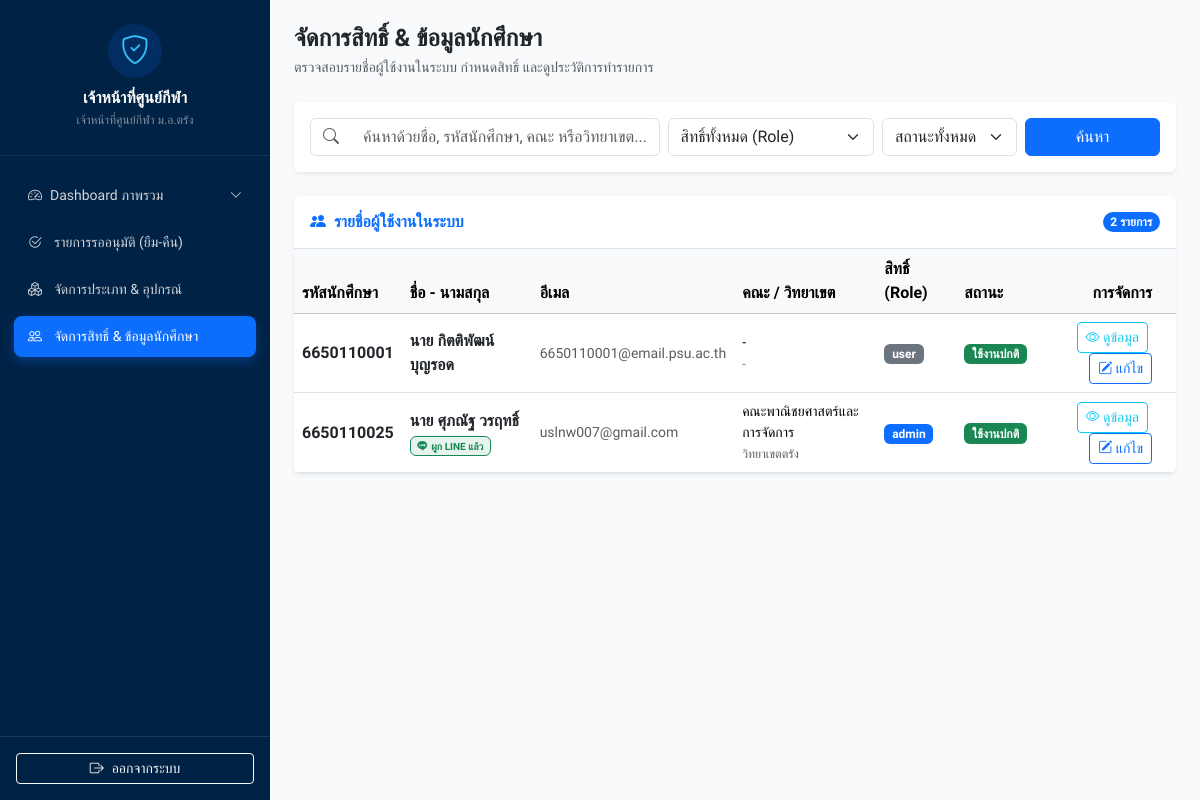
Screenshot of /admin/users.php (signed in) with the database file from the repository.
### tables this page shows
CREATE TABLE IF NOT EXISTS `user` (
  `user_id` int(11) NOT NULL AUTO_INCREMENT,
  `line_user_id` varchar(255) DEFAULT NULL,
  `student_id` varchar(50) DEFAULT NULL,
  `full_name` varchar(255) DEFAULT NULL,
  `email` varchar(255) DEFAULT NULL,
  `gender` varchar(20) DEFAULT NULL,
  `national_id` varchar(13) DEFAULT NULL,
  `faculty` varchar(100) DEFAULT NULL,
  `campus` varchar(100) DEFAULT NULL,
  `role` enum('user','admin') DEFAULT 'user',
  `status` enum('active','inactive','graduated') DEFAULT 'active',
  `enrollment_year` int(4) DEFAULT NULL,
  `created_at` timestamp NOT NULL DEFAULT current_timestamp(),
  PRIMARY KEY (`user_id`),
  UNIQUE KEY `line_user_id` (`line_user_id`),
  UNIQUE KEY `psu_passport_id` (`student_id`) USING BTREE
);

### admin/users.php (the view, shortened to what this page needs)
<?php
require_once '../config/db.php';
$search = trim($_GET['search'] ?? '');
$role_filter =$_GET['role'] ?? 'all';
$status_filter =$_GET['status'] ?? 'all';
$conditions = [];$params = [];
$whereSql = !empty($conditions) ? "WHERE " . implode(" AND ", $conditions) : "";
$stmt =$pdo->prepare("SELECT u.* FROM user u $whereSql ORDER BY u.user_id DESC");
$stmt->execute($params);
$userList =$stmt->fetchAll(PDO::FETCH_ASSOC);
?>
<!DOCTYPE html>
<html lang="th">
<head>
</head>
<body class="d-flex">
    <?php include '../components/sidebar.php'; ?>
    <div class="flex-grow-1 p-4" style="background-color: #f8fafc; min-height: 100vh;">
        <div class="d-flex justify-content-between align-items-center mb-4">
            <div>
                <h4 class="fw-bold mb-1 text-dark">จัดการสิทธิ์ & ข้อมูลนักศึกษา</h4>
                <p class="text-muted small mb-0">ตรวจสอบรายชื่อผู้ใช้งานในระบบ กำหนดสิทธิ์ และดูประวัติการทำรายการ</p>
            </div>
        </div>
        <div class="card card-custom p-3 border-0 shadow-sm mb-4">
            <form method="GET" action="users.php" class="row g-2 align-items-center">
                <div class="col-md-5">
                    <div class="input-group">
                        <span class="input-group-text bg-white text-muted"><i class="bi bi-search"></i></span>
                        <input type="text" name="search" class="form-control border-start-0" placeholder="ค้นหาด้วยชื่อ, รหัสนักศึกษา, คณะ หรือวิทยาเขต..." value="<?= htmlspecialchars($search) ?>">
                    </div>
                </div>
                <div class="col-md-3">
                    <select name="role" class="form-select">
                        <option value="all" <?= $role_filter === 'all' ? 'selected' : '' ?>>สิทธิ์ทั้งหมด (Role)</option>
                    </select>
                </div>
                <div class="col-md-2">
                    <select name="status" class="form-select">
                        <option value="all" <?= $status_filter === 'all' ? 'selected' : '' ?>>สถานะทั้งหมด</option>
                    </select>
                </div>
                <div class="col-md-2 d-flex gap-2">
                    <button type="submit" class="btn btn-primary w-100 fw-medium">ค้นหา</button>
                </div>
            </form>
        </div>
        <div class="card card-custom p-0 overflow-hidden border-0 shadow-sm">
            <div class="card-header bg-white py-3 border-bottom d-flex justify-content-between align-items-center">
                <h6 class="fw-bold mb-0 text-primary"><i class="bi bi-people-fill me-2"></i>รายชื่อผู้ใช้งานในระบบ</h6>
                <span class="badge bg-primary rounded-pill"><?= count($userList) ?> รายการ</span>
            </div>
            <div class="table-responsive">
                <table class="table table-hover mb-0 align-middle">
                    <thead class="table-light text-secondary">
                        <tr>
                            <th>รหัสนักศึกษา</th>
                            <th>ชื่อ - นามสกุล</th>
                            <th>อีเมล</th>
                            <th>คณะ / วิทยาเขต</th>
                            <th>สิทธิ์ (Role)</th>
                            <th>สถานะ</th>
                            <th class="text-end pe-4">การจัดการ</th>
                        </tr>
                    </thead>
                    <tbody>
                        <?php foreach ($userList as$u): ?>
                        <tr>
                            <td class="fw-semibold text-dark">
                                <?= htmlspecialchars($u['student_id'] ?? '-') ?>
                            </td>
                            <td>
                                <div class="fw-bold text-dark"><?= htmlspecialchars($u['full_name'] ?? 'ไม่ระบุชื่อ') ?></div>
                                <?php if (!empty($u['line_user_id'])): ?>
                                    <span class="badge bg-success bg-opacity-10 text-success border border-success" style="font-size: 10px;">
                                        <i class="bi bi-line me-1"></i>ผูก LINE แล้ว
                                    </span>
                                <?php endif; ?>
                            </td>
                            <td class="small text-muted"><?= htmlspecialchars($u['email'] ?? '-') ?></td>
                            <td class="small">
                                <div><?= htmlspecialchars($u['faculty'] ?? '-') ?></div>
                                <small class="text-muted"><?= htmlspecialchars($u['campus'] ?? '-') ?></small>
                            </td>
                            <td>
                                <?php if ($u['role'] === 'admin'): ?>
                                    <span class="badge bg-primary px-2.5 py-1">admin</span>
                                <?php else: ?>
                                    <span class="badge bg-secondary px-2.5 py-1">user</span>
                                <?php endif; ?>
                            </td>
                            <td>
                                <?php if ($u['status'] === 'active'): ?>
                                    <span class="badge bg-success">ใช้งานปกติ</span>
                                <?php elseif ($u['status'] === 'inactive'): ?>
                                    <span class="badge bg-danger">ระงับใช้งาน</span>
                                <?php elseif ($u['status'] === 'graduated'): ?>
                                    <span class="badge bg-warning text-dark">จบการศึกษา</span>
                                <?php else: ?>
                                    <span class="badge bg-secondary"><?= htmlspecialchars($u['status']) ?></span>
                                <?php endif; ?>
                            </td>
                            <td class="text-end pe-4">
                                <button type="button" class="btn btn-sm btn-outline-info px-2.5 fw-medium me-1" onclick="viewUserDetail(<?= $u['user_id'] ?>)">
                                    <i class="bi bi-eye"></i> ดูข้อมูล
                                </button>
                                <button type="button" class="btn btn-sm btn-outline-primary px-2.5 fw-medium" onclick='openEditUserModal(<?= json_encode($u, JSON_UNESCAPED_UNICODE) ?>)'>
                                    <i class="bi bi-pencil-square"></i> แก้ไข
                                </button>
                            </td>
                        </tr>
                        <?php endforeach; ?>
                    </tbody>
                </table>
            </div>
        </div>
    </div>
</body>
</html>

### components/sidebar.php (style rules this page uses)
body { font-family: 'Prompt', sans-serif; background-color: #f4f7fa; }

### rows the page displays
user: student "6650110001", full_name "นาย กิตติพัฒน์ บุญรอด", email "6650110001@email.psu.ac.th", faculty "-", campus "-", role "user", status "ใช้งานปกติ"
user: student "6650110025", full_name "นาย ศุภณัฐ วรฤทธิ์", shows "ผูก LINE แล้ว", email "uslnw007@gmail.com", faculty "คณะพาณิชยศาสตร์และการจัดการ", campus "วิทยาเขตตรัง", role "admin", status "ใช้งานปกติ"

### other values shown
$adminName "เจ้าหน้าที่ศูนย์กีฬา"
count($userList) "2"
